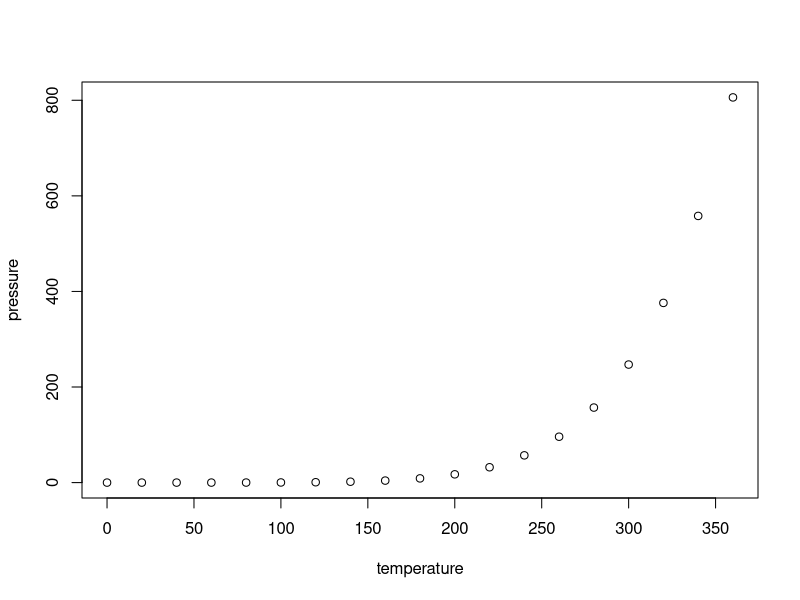
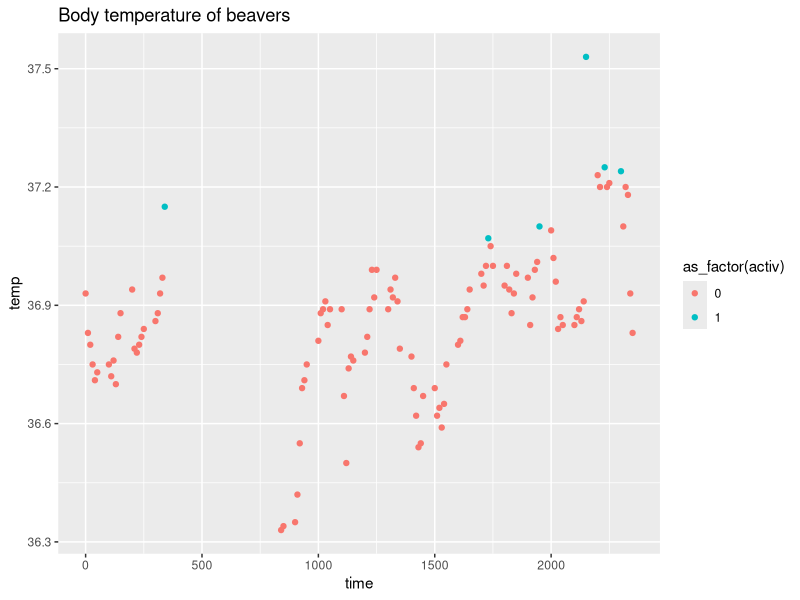

Write R code to recreate these figures, in order.
## ---- chunk 1
library(tidyverse)
knitr::opts_chunk$set(echo = TRUE)
## ---- chunk 2
summary(cars)
## ---- chunk 3
plot(pressure)
## ---- chunk 4
beaver_telemetry <- datasets::beaver1 %>% 
       ggplot(aes(x = time, y = temp)) +
       geom_point(aes(colour = as_factor(activ))) +
       ggtitle("Body temperature of beavers")

beaver_telemetry
